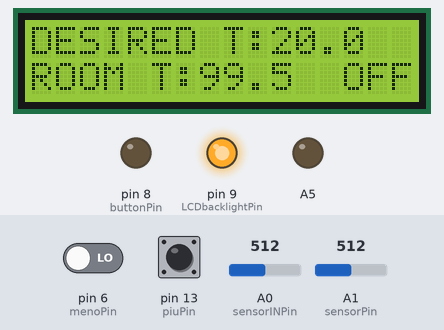
Bench run of a sketch on a simulated Arduino Uno, built with avr-gcc and run on an emulated ATmega328P. Parts: 16×2 character LCD, output pins drawn as LEDs (lit = HIGH). The test bench sets the inputs (shaded band); at power-on: A1 (sensorPin) = 512, pin 6 (menoPin) LOW, pin 13 (piuPin) LOW, A0 (sensorINPin) = 512. What the sketch prints to the serial monitor is not drawn.

Above: at 3.2 s.
3.3 s: A1 (sensorPin) set to 716
9.9 s: pin 6 (menoPin) driven HIGH
At 13.5 s:
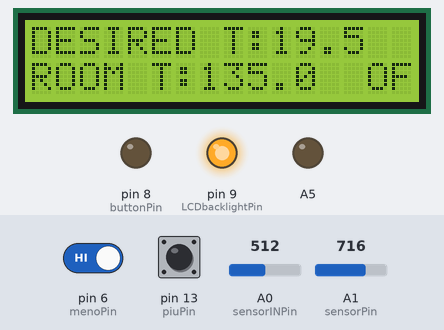
14.0 s: A1 (sensorPin) set to 900
20.6 s: pin 13 (piuPin) pulled HIGH for 2.7 s
At 23.7 s:
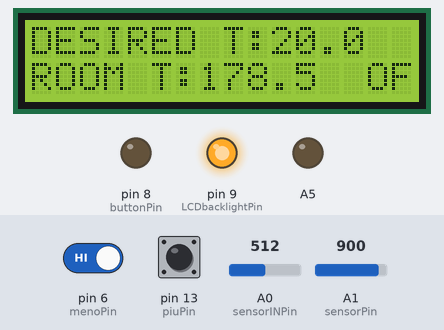
24.8 s: A1 (sensorPin) set to 1023
Timing chart, 0 to 27.8 s (numbered marks = the images above; inputs shaded):
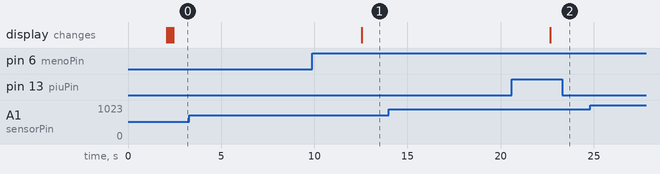

Measured:
- after the input at 3.3 s, every drawn part: stays the same
- after the input at 9.9 s, the display: changes after 2.6 s (image 1)
- after the input at 14.0 s, every drawn part: stays the same
- after the input at 20.6 s, the display: changes after 2.0 s (image 2)
- after the input at 24.8 s, every drawn part: stays the same

The sketch:

Fan_system.ino
```cpp
#include <LiquidCrystal.h>
#include <math.h>

/* SETUP:
T*sensors: "face round side" left ground, right to power, centre to A0
RedLED: ground to ground through 200 OMH resistor, + to 7
GreenLED: ground to ground through 200 OMH resistor, + to 8
LCD circuit and system at pages 116...
Voltage devider:
           from third pin on lcd:
               4.7k+220 OMH to +
               560+220 OMH to -
botton setup for pins 6, 13, (next).
*NO  motor: + to battery +, - to middle transistor
**NO  diode: black to middle transistor, silver to battery +
**NO  transistor: middle to motor- and diodeBlackSide
**NO        left of shiny back side to ground
**NO        right to pin 9
**NO  connect grounds  */

LiquidCrystal lcd(12, 11, 5, 7, 3, 2);

//variables for the current temperature reading: variableIN is the TMP36 temp. sensor. for inside components safety
const int sensorPin = A1;
const int sensorINPin = A0;
const int numReadings = 10;
const int numReadingsIN = 10;
int reading[numReadings];
int readingIN[numReadingsIN];
int index = 0;
int indexIN = 0;
int total = 0;
int totalIN = 0;
int average = 0;
int averageIN = 0;
float voltage;
float voltageIN;            //reading (0-1023), voltage and temperature on each sensor
float temp;
float tempIN;
float TEMP;              //temperatures and variables to round off later
float TEMPIN;
float TEMPr;
float TEMPrIN;

float desiredT;// desired room temperature

//variables for the botton system to set roomT, piu is +, meno is -
const int piuPin = 13;
const int menoPin = 6;
  int piuRead;
  int piuPrev = LOW;
  int menoRead;
  int menoPrev = LOW;
  long timeA = 0;
  long debounceA = 200;

//LCD backlight botton system variables
int buttonPin = 8;//input for the botton status
int LCDbacklightPin = 9;//output for the LCD backlight LED
int LCDstate = HIGH;//current state for the LCD LED
int bottonread;//current reading in the buttonPin
int previous = LOW;//previous reading from the buttonPin
long time = 0;//the time since the output for the LED was toggled last
long debounce = 500;//debounce time to avoid flickering


void setup() {
 digitalWrite(9, HIGH);    //turn on LCD backlight

 pinMode(A5, OUTPUT);
 pinMode(buttonPin, INPUT);
 pinMode(LCDbacklightPin, OUTPUT);
 pinMode(piuPin, INPUT);
 pinMode(menoPin, INPUT);
 pinMode(8, OUTPUT);
 pinMode(7, OUTPUT);

  Serial.begin(9600);//open serial communication

 lcd.begin(16, 2);
 lcd.print("Hello!");
 lcd.setCursor(0, 1);
 lcd.print("LOADING...");// print hello, go to next line and print loading
 delay(2000);//keep the loading screen for 3 seconds
 lcd.clear();//then clear and prepare lcd for inputs from the loop()
 lcd.print("DESIRED T:");
 lcd.setCursor(0,1);
 lcd.print("ROOM T:");

 // initialize all the readings to 0:
 for (int thisReading = 0; thisReading < numReadings; thisReading++)
    reading[thisReading] = 0;
 for (int thisReadingIN = 0; thisReadingIN < numReadingsIN; thisReadingIN++)
    readingIN[thisReadingIN] = 0;

 desiredT = 20;
}


void loop() {
  //LCD backlight switch code
  bottonread = digitalRead(buttonPin);
  // if the input on botton just went from LOW and HIGH and we've waited long enough
  // to ignore any noise on the circuit, toggle the output pin and remember the time
  if (bottonread == HIGH && previous == LOW && millis() - time > debounce) {
    if (LCDstate == HIGH)
      LCDstate = LOW;
    else
      LCDstate = HIGH;
    time = millis();
  }
  digitalWrite(LCDbacklightPin, LCDstate);
  previous = bottonread;


  //roomT setting bottons system code
  piuRead = digitalRead(piuPin);
  menoRead = digitalRead(menoPin);
  // if the input just went from LOW and HIGH and we've waited long enough
  // to ignore any noise on the circuit, toggle the output pin and remember
  // the time
  if (piuRead == HIGH && piuPrev == LOW && millis() - time > debounceA) {
    desiredT += .5;
    timeA = millis();
  }
  if (menoRead == HIGH && menoPrev == LOW && millis() - time > debounceA) {
    desiredT -= .5;
    timeA = millis();
  }
  piuPrev = piuRead;
  menoPrev = menoRead;


  //temperature measurement code
  // subtract the last reading:
  total= total - reading[index];
  totalIN= totalIN - readingIN[indexIN];
  // read from the sensor:
  reading[index] = analogRead(sensorPin);
  delay(50);
  readingIN[indexIN] = analogRead(sensorINPin);
  // add the reading to the total:
  total= total + reading[index];
  totalIN= totalIN + readingIN[indexIN];
  // advance to the next position in the array:
  index = index + 1;
  indexIN = indexIN + 1;
  // if we're at the end of the array... ...wrap around to the beginning:
  if (index >= numReadings)
    index = 0;
  if (indexIN >= numReadingsIN)
    indexIN = 0;
    //find running average of readings
  average = total / numReadings;
  averageIN = totalIN / numReadingsIN;
  delay(1);


 // reading = analogRead(sensorPin);
 // reading2 = analogRead(sensor2Pin);      //read sensors --- obsolete, replaced by for thingy loop to reduce fluctuation
  voltage = (average/1024.0) * 5;
  voltageIN = (averageIN/1024.0) * 5;      //find voltage
  temp = (voltage *100);
  tempIN = ((voltageIN - .5) *100)/* - 3.3*/;          //and temperature
  TEMP = (round(temp*2));               //and find average
  TEMPIN = (round(tempIN*2));
  TEMPr = TEMP/2;                    //round to closest .5
  TEMPrIN = TEMPIN/2;


  // printing and comparing temperatures
  lcd.setCursor(10,0);//set cursor to after the "desired temp" text
  lcd.print(desiredT,1);//lcd print roomT in right place
  lcd.setCursor(7,1);//set cursor to after the "current T" text
  lcd.print(TEMPr,1);//lcd print current temperature

  if(TEMPr < desiredT){
    digitalWrite(A5, HIGH);
    lcd.print("   ON  ");//heating status printed at end of screen
  }else if(TEMPr > desiredT){
    digitalWrite(A5, LOW);
    lcd.print("  OFF");//heating status printed at end of screen
  } else if(TEMPr == desiredT){
  }

  delay(50); //delay, for calculations and printing
  Serial.print(TEMPr);
  Serial.print("  ");
  Serial.print(TEMPrIN);
  Serial.print("  ");
  Serial.println(desiredT);

  //stop 10 seconds if inside temperature (TEMPrIN) increases a lot)
  if(TEMPrIN > 40){
    delay(10000);
  }else{
  }
//[with this system only the values of temperature and motor status are
//updated every loop(), writing is static since end uf setup()]
}
```
